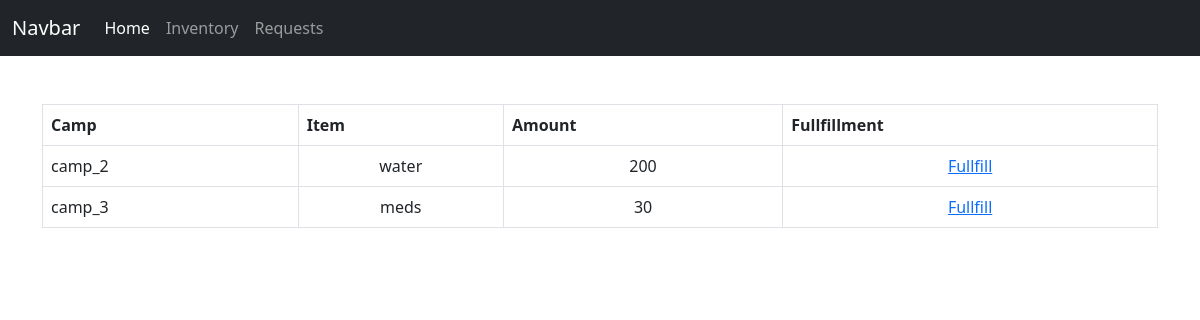
/supply_requests/, run on an earlier commit of the app's database.
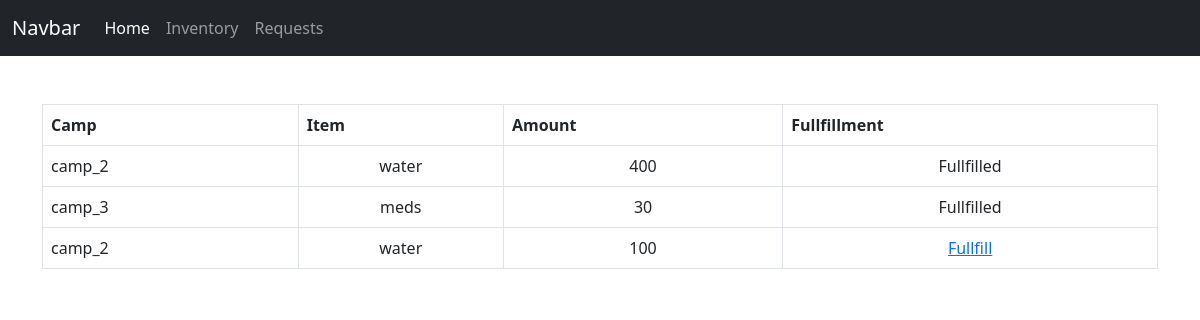
And on a later commit of the database.
### camps/models.py (models this page shows, shortened)
class SupplyReqs(models.Model):
    camp_id = models.CharField(max_length=30)
    fullfilled = models.BooleanField(default=False)
    item_id = models.CharField(max_length=30)
    item_amt = models.PositiveIntegerField()

### camps/views.py (the view)
# urls.py: path('supply_requests/', views.supplyRequests, name='supply_requests'),
def supplyRequests(request):
    current_user = request.user
    all_camp_reqs = SupplyReqs.objects.all
    return render(request, 'supplyRequests.html', {'all_camp_reqs': all_camp_reqs, 'all_inventories': Inventory, 'current_user': current_user})

### templates/supplyRequests.html (shortened to what this page needs)
{% extends 'base.html' %}
{% block content %}
<br/>
    {% if all_camp_reqs %}
        <table class="table table-bordered">
            <thread>
                <tr>
                    <th scope="col">Camp</th>
                    <th scope="col">Item</th>
                    <th scope="col">Amount</th>
                    <th scope="col">Fullfillment</th>
                </tr>
            </thread>
            <tbody>
                {% for reqs in all_camp_reqs %}
                    {% if not reqs.fullfilled %}
                        <tr>
                            <td>{{ reqs.camp_id }}</td>
                            <td><center>{{ reqs.item_id }}</center></td>
                            <td><center>{{ reqs.item_amt }}</center></td>
                            <td><center><a href="{% url 'fullfill_req' reqs.id %}">Fullfill</a></center></td>
                        </tr>
                    {% else %}
                    <tr>
                        <td>{{ reqs.camp_id }}</td>
                        <td><center>{{ reqs.item_id }}</center></td>
                        <td><center>{{ reqs.item_amt }}</center></td>
                        <td><center>Fullfilled</center></td>
                    </tr>
                    {% endif %}
                {% endfor %}
            </tbody>
        </table>
    {% endif %}
{% endblock %}

### templates/base.html (shortened to what this page needs)
<!doctype html>
<html lang="en">
  <head>
    <link href="https://cdn.jsdelivr.net/npm/bootstrap@5.0.0-beta1/dist/css/bootstrap.min.css" rel="stylesheet">
  </head>
  <body>
    <nav class="navbar navbar-expand-lg navbar-dark bg-dark">
        <div class="container-fluid">
          <a class="navbar-brand" href="#">Navbar</a>
          <div class="collapse navbar-collapse" id="navbarNav">
            <ul class="navbar-nav">
              <li class="nav-item">
                <a class="nav-link active" aria-current="page" href="#">Home</a>
              </li>
              <li class="nav-item">
                <a class="nav-link" href="#">Inventory</a>
              </li>
              <li class="nav-item">
                <a class="nav-link" href="{% url 'supply_requests' %}">Requests</a>
              </li>
            </ul>
          </div>
        </div>
      </nav>
    <br/>
    <div class="container">
        {% block content %}
        {% endblock %}
    </div>
  </body>
</html>

What changed in the data, as far as the page shows it:
changed SupplyReqs (number 1 of 3 on the later page): item_amt "200" → "400"; fullfilled "Fullfill" → "Fullfilled"
changed SupplyReqs "camp_3": fullfilled "Fullfill" → "Fullfilled"
added SupplyReqs: camp_id "camp_2", item_id "water", item_amt "100"
